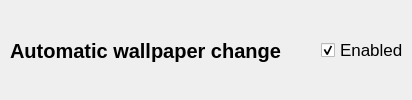
        <widget class="QFrame" name="autoFrame">
         <property name="sizePolicy">
          <sizepolicy hsizetype="Preferred" vsizetype="Maximum">
           <horstretch>0</horstretch>
           <verstretch>0</verstretch>
          </sizepolicy>
         </property>
         <property name="frameShape">
          <enum>QFrame::NoFrame</enum>
         </property>
         <layout class="QVBoxLayout" name="autoLayout">
          <property name="spacing">
           <number>0</number>
          </property>
          <property name="sizeConstraint">
           <enum>QLayout::SetDefaultConstraint</enum>
          </property>
          <property name="leftMargin">
           <number>3</number>
          </property>
          <property name="topMargin">
           <number>6</number>
          </property>
          <property name="rightMargin">
           <number>3</number>
          </property>
          <property name="bottomMargin">
           <number>0</number>
          </property>
          <item>
           <layout class="QHBoxLayout" name="autoTopLayout">
            <property name="spacing">
             <number>0</number>
            </property>
            <property name="bottomMargin">
             <number>5</number>
            </property>
            <item>
             <widget class="QLabel" name="auto_change_icon_lable">
              <property name="font">
               <font>
                <weight>50</weight>
                <bold>false</bold>
               </font>
              </property>
              <property name="text">
               <string/>
              </property>
              <property name="pixmap">
               <pixmap resource="../scripts/ui/icons/icons.qrc">:/icons/timer.png</pixmap>
              </property>
              <property name="scaledContents">
               <bool>false</bool>
              </property>
             </widget>
            </item>
            <item>
             <widget class="QLabel" name="autoLabel">
              <property name="sizePolicy">
               <sizepolicy hsizetype="Preferred" vsizetype="MinimumExpanding">
                <horstretch>0</horstretch>
                <verstretch>0</verstretch>
               </sizepolicy>
              </property>
              <property name="font">
               <font>
                <pointsize>15</pointsize>
                <weight>75</weight>
                <bold>true</bold>
               </font>
              </property>
              <property name="text">
               <string>Automatic wallpaper change</string>
              </property>
             </widget>
            </item>
            <item>
             <spacer name="horizontalSpacer_2">
              <property name="orientation">
               <enum>Qt::Horizontal</enum>
              </property>
              <property name="sizeHint" stdset="0">
               <size>
                <width>40</width>
                <height>20</height>
               </size>
              </property>
             </spacer>
            </item>
            <item>
             <widget class="QCheckBox" name="enabledCheck">
              <property name="font">
               <font>
                <pointsize>13</pointsize>
               </font>
              </property>
              <property name="text">
               <string>Enabled</string>
              </property>
              <property name="checked">
               <bool>true</bool>
              </property>
             </widget>
            </item>
           </layout>
          </item>
         </layout>
        </widget>
